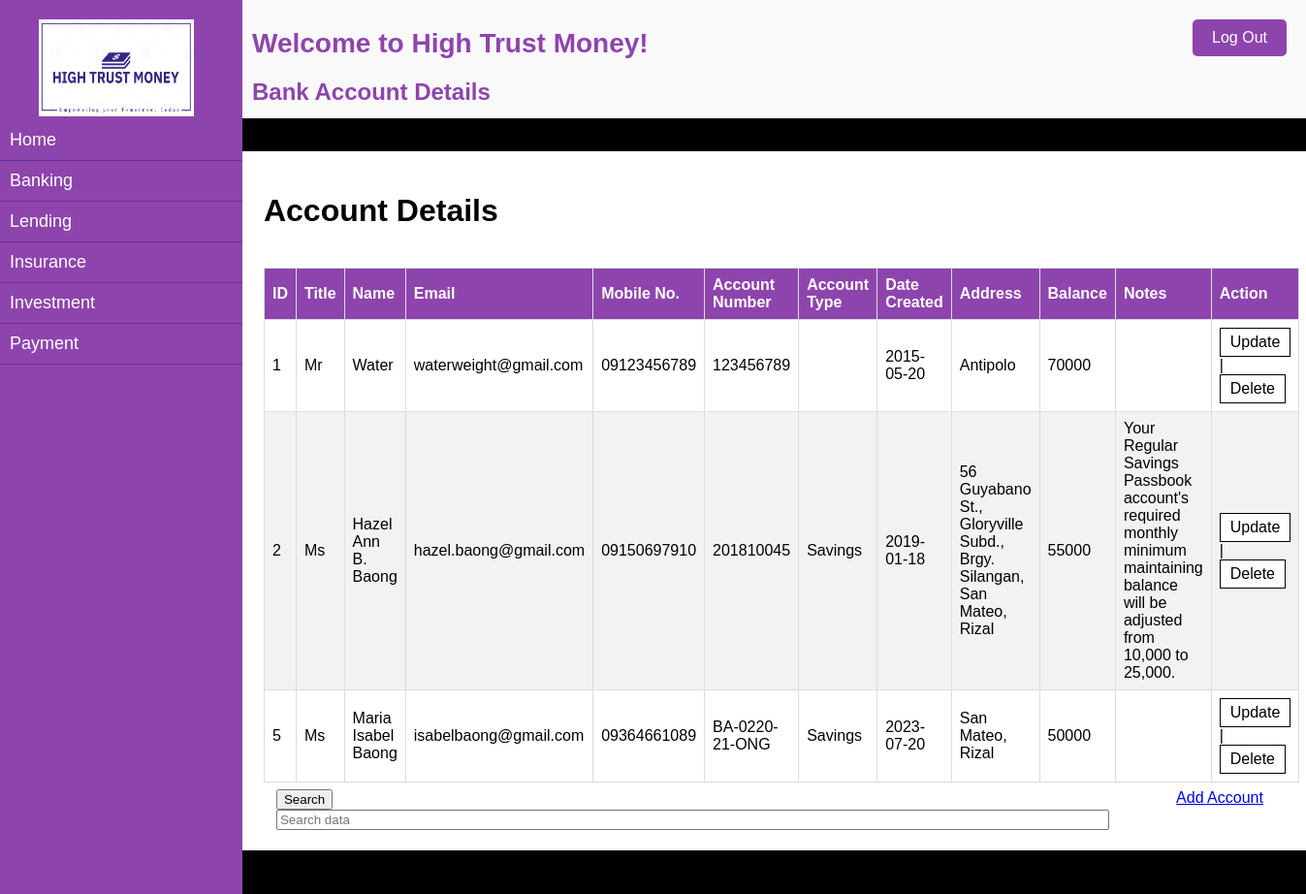
Page /admin_banking.php on the committed database.
### tables this page shows
CREATE TABLE `bankaccount_information` (
  `ba_id` int(11) NOT NULL,
  `title` varchar(10) NOT NULL,
  `account_holder_name` varchar(100) NOT NULL,
  `account_holder_email` varchar(255) NOT NULL,
  `account_holder_mobilenum` varchar(20) NOT NULL,
  `account_number` varchar(20) NOT NULL,
  `account_type` varchar(20) NOT NULL,
  `account_datecreated` date NOT NULL,
  `Address` varchar(255) NOT NULL,
  `remaining_balance` double NOT NULL,
  `notes` varchar(255) NOT NULL
);

### admin_banking.php (the view, shortened to what this page needs)
<?php
$servername = "localhost";
$username = "root";
$password = "";
$dbname = "hightrustmoney";
$conn = new mysqli($servername, $username, $password, $dbname);
$result = mysqli_query($conn, "SELECT * FROM bankaccount_information ORDER BY ba_id");
?>
<!DOCTYPE html>
<html lang="en">
<head>
</head>
<body>
    <div class="sidebar">
    <img class="logo" src="hightrustmoneylogo.PNG" alt="High Trust Money">
    <ul>
        <li><a href="admin_dashboard.php">Home</a></li>
        <li><a href="admin_banking.php">Banking</a></li>
        <li><a href="admin_lending.php">Lending</a></li>
        <li><a href="admin_insurance.php">Insurance</a></li>
        <li><a href="admin_investment.php">Investment</a></li>
        <li><a href="admin_payment.php">Payment</a></li>
    </ul>
    </div>
    <div class="content">
        <h1>Welcome to High Trust Money!</h1>
        <h2>Bank Account Details</h2>
    </div>
    <div class = "main">
            <div class = "container">
                <div class="container3">
                    <div class = "container3_grid">
                        <div class = "container3_1">
                            <h1>Account Details</h1>
                            <br>
                            <table class="table">
                                <thead>
                                    <tr>
                                        <th>ID</th>
                                        <th>Title</th>
                                        <th>Name</th>
                                        <th>Email</th>
                                        <th>Mobile No.</th>
                                        <th>Account Number</th>
                                        <th>Account Type</th>
                                        <th>Date Created</th>
                                        <th>Address</th>
                                        <th>Balance</th>
                                        <th>Notes</th>
                                        <th>Action</th>
                                     </tr>
                                </thead>
                                <tbody>
                                    <?php
                                        while($user_data = mysqli_fetch_array($result)) {
                                            echo "<tr>";
                                            echo "<td>".$user_data['ba_id']."</td>";
                                            echo "<td>".$user_data['title']."</td>";
                                            echo "<td>".$user_data['account_holder_name']."</td>";
                                            echo "<td>".$user_data['account_holder_email']."</td>";
                                            echo "<td>".$user_data['account_holder_mobilenum']."</td>";
                                            echo "<td>".$user_data['account_number']."</td>";
                                            echo "<td>".$user_data['account_type']."</td>";
                                            echo "<td>".$user_data['account_datecreated']."</td>";
                                            echo "<td>".$user_data['Address']."</td>";
                                            echo "<td>".$user_data['remaining_balance']."</td>";
                                            echo "<td>".$user_data['notes']."</td>";
                                            echo "<td><a href='banking_update.php?ba_id=$user_data[ba_id]'>Update</a> | <a href='banking_delete.php?ba_id=$user_data[ba_id]'>Delete</a></td></tr>";
                                        }
                                        ?>
                                </tbody>
                            </table>
                        </div>
                        <div class = "container3_2">
                            <form action="banking_search.php" method="POST">
                                <div class="input-group mb-3">
                                    <button type="submit" class="btn btn-primary">Search</button>
                                    <input type="text" name="search" required value="<?php if(isset($_POST['search'])){echo $_POST['search']; } ?>" class="form-control" placeholder="Search data">
                                </div>
                            </form>
                        </div>
                        <div class = "container3_3">
                            <a href="banking_create.php">Add Account</a><br/><br/>
                        </div>
                    </div>
                </div>
            </div>
        </div>
<a class="logout-btn" href="logout.php">Log Out</a>
</body>
</html>

### admin_banking.php (style rules this page uses)
body { margin: 0; padding: 0; font-family: "Arial Rounded MT Bold", sans-serif; background-color: #f9f9f9; }
.sidebar { height: 100%; width: 250px; background-color: #8e44ad; padding-top: 20px; position: fixed; top: 0; left: 0; color: #fff; }
.sidebar ul { list-style: none; padding: 0; margin: 0; }
.sidebar li { padding: 10px; border-bottom: 1px solid #663399; }
.sidebar li a { color: #fff; text-decoration: none; display: block; font-size: 18px; }
.logo { */ position: fixed; top: 20px; left: 20px; width: 160px; height: 100px; z-index: 9999; padding-left: 40px; }
.content { margin-left: 250px; padding: 10px; }
.content h1 { margin-bottom: 20px; font-size: 28px; color: #8e44ad; }
.content h2 { color: #8e44ad; font-size: 24px; margin-bottom: 3px; }
.main { background-color:black; width:auto; height:100vh; background-position: center; background-size: cover; }
.container { display: grid; grid-template-rows: 34px 1fr 1fr 1fr; grid-template-columns: 250px 1fr 1fr 1fr ; }
.container3 { background-color:white; grid-row: 2/ span 4; grid-column: 2 / span 4; padding:2%; font-family: Helvetica; }
.container3_grid { display: grid; grid-template-rows: 1fr 1fr 1fr 33px; grid-template-columns: 1fr 1fr 1fr 125px; }
.container3_1 { grid-row: 1/ span 3; grid-column: 1 / span 4; }
.container3_2 { grid-row: 4/ span 4; grid-column: 1 / span 3; padding-top: 7px; padding-left: 13px; }
.container3_3 { grid-row: 4/ span 4; grid-column: 4 / span 4; padding-top: 7px; padding-left: 13px; }
.table { border-collapse: collapse; width: 100%; }
tr:nth-child(even) { background-color: #f2f2f2; }
tr th { padding-top: 12px; padding-bottom: 12px; text-align: left; background-color: #8e44ad; color: white;border: 1px solid #ddd; padding: 8px; }
tr td { border: 1px solid #ddd; padding: 8px; }
td a:link, td a:visited { background-color: white; color: black; border: 1px solid black; padding: 5px 10px; text-align: center; text-decoration: none; display: inline-block; }
input { width: 93%; }
.logout-btn { position: fixed; top: 20px; right: 20px; display: inline-block; padding: 10px 20px; background-color: #8e44ad; color: #fff; text-decoration: none; border-radius: 5px; font-size: 16px; transition: background-color 0.3s; }

### rows in the picture
bankaccount_information: ba_id "1", title "Mr", account_holder_name "Water", account_holder_email "waterweight@gmail.com", account_holder_mobilenum "09123456789", account_number "123456789", account_datecreated "2015-05-20", Address "Antipolo", remaining_balance "70000"
bankaccount_information: ba_id "2", title "Ms", account_holder_name "Hazel Ann B. Baong", account_holder_email "hazel.baong@gmail.com", account_holder_mobilenum "09150697910", account_number "201810045", account_type "Savings", account_datecreated "2019-01-18", Address "56 Guyabano St., Gloryville Subd., Brgy. Silangan, San Mateo, Rizal", remaining_balance "55000", notes "Your Regular Savings Passbook account's required monthly minimum maintaining balance will be adjusted from 10,000 to 25,000."
bankaccount_information: ba_id "5", title "Ms", account_holder_name "Maria Isabel Baong", account_holder_email "isabelbaong@gmail.com", account_holder_mobilenum "09364661089", account_number "BA-0220-21-ONG", account_type "Savings", account_datecreated "2023-07-20", Address "San Mateo, Rizal", remaining_balance "50000"
